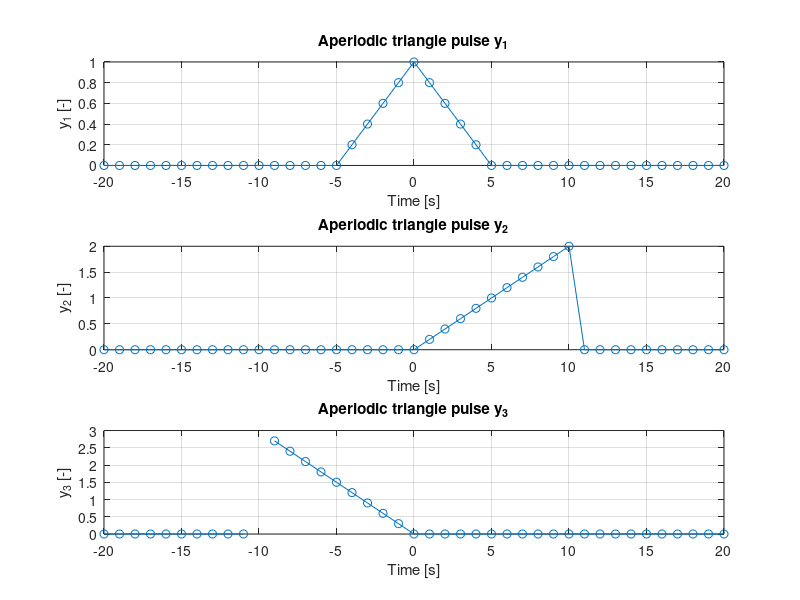

Source code (MATLAB): (Note: this script raises an error after producing the figure.)
clear all;
close all;
Ts = 1 %perioda;
T_sig = 10;
t = -20:(1/Ts):20;

y1 = tripuls(t,T_sig);
y2 = 2*tripuls(t-5,T_sig,1);
y3 = 3*tripuls(t+5,T_sig,-1);

figure(1);
subplot(311);
plot(t,y1,'-o-');

title("Aperiodic triangle pulse y_1");
xlabel('Time [s]');
ylabel('y_1 [-]');
set(gca,'xtick',-20:5:20);
grid on;

subplot(312);
plot(t,y2,'-o-');

title("Aperiodic triangle pulse y_2");
xlabel('Time [s]');
ylabel('y_2 [-]');
set(gca,'xtick',-20:5:20);
grid on;

subplot(313);
plot(t,y3,'-o-');

title("Aperiodic triangle pulse y_3");
xlabel('Time [s]');
ylabel('y_3 [-]');
set(gca,'xtick',-20:5:20);
grid on;

t2 = -10:0.5:10;
dirac1 = dirac(t2);
dirac2 = dirac(t2-5);
heav1 = heaviside(t2,1);
heav2 = heaviside(t2+4,1);
sin_c = sinc(t2);

idx1 = dirac1 == Inf; % find Inf
dirac1(idx1) = 1;     % set Inf to finite value

idx2 = dirac2 == Inf; % find Inf
dirac2(idx2) = 1;     % set Inf to finite value

figure(2);
%%%%%%%%%%%%%%%%%%%%%%%%%%%%%%%%%%%%%%%%%%%%%%%%%%%%%%%%%%%%%%%%%%%%%%%%%%%%%%
subplot(3,2,1);
stem(t2,dirac1,'r','linewidth', 1);
axis([-10 10 0 2]);
grid on;

title({"Jednotkový pulz" '\delta_1'});
xlabel('n [-]');
ylabel('\delta_1 [-]');
%%%%%%%%%%%%%%%%%%%%%%%%%%%%%%%%%%%%%%%%%%%%%%%%%%%%%%%%%%%%%%%%%%%%%%%%%%%%%%
subplot(3,2,2);
stem(t2,dirac2,'r','linewidth', 1);
axis([-10 10 0 2]);
grid on;

title({"Jednotkový pulz" '\delta_2'});
xlabel('Time [s]');
ylabel('\delta_2 [-]');

%%%%%%%%%%%%%%%%%%%%%%%%%%%%%%%%%%%%%%%%%%%%%%%%%%%%%%%%%%%%%%%%%%%%%%%%%%%%%%
subplot(3,2,3);
stem(t2,heav1,'linewidth', 1);
axis([-10 10 0 2]);
grid on;

title({"Jednotkový skok u_1"});
xlabel('n [-]');
ylabel('u_1 [-]');
%%%%%%%%%%%%%%%%%%%%%%%%%%%%%%%%%%%%%%%%%%%%%%%%%%%%%%%%%%%%%%%%%%%%%%%%%%%%%%
subplot(3,2,4);
stem(t2,heav2,'linewidth', 1);
axis([-10 10 0 2]);
grid on;

title({"Jednotkový skok u_2"});
xlabel('n [-]');
ylabel('u_2 [-]');

%%%%%%%%%%%%%%%%%%%%%%%%%%%%%%%%%%%%%%%%%%%%%%%%%%%%%%%%%%%%%%%%%%%%%%%%%%%%%%
subplot(3,2,5:6);
plot(t2,sin_c,'k');
axis([-10 10 -1 2]);
grid on;

title({"Funkce Sinc(t)"});
xlabel('t [s]');
ylabel('y [-]');




